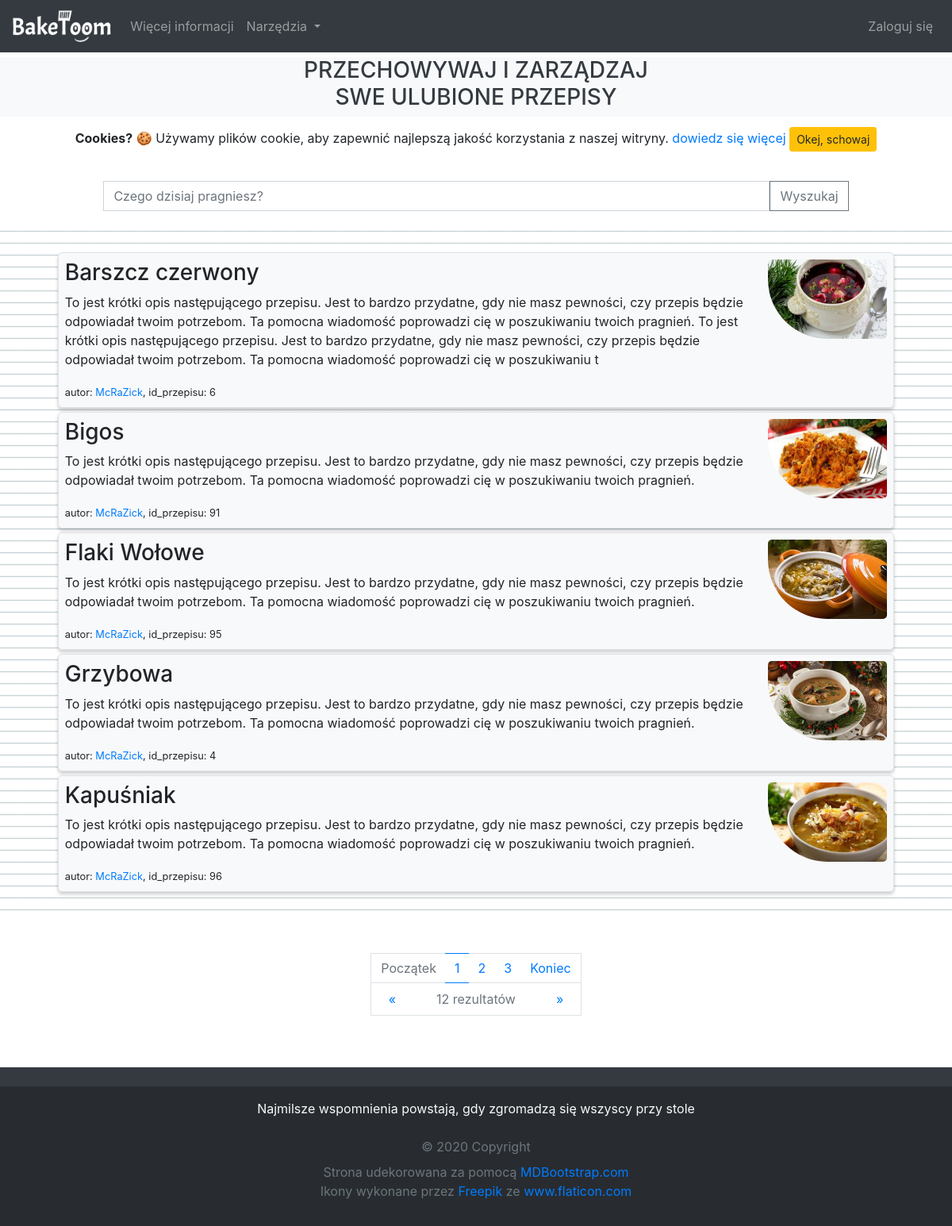
The page / on the database its author committed.
### recipes/models.py (models this page shows, shortened)
class Recipe(models.Model):
	title 		= models.CharField(max_length=100, verbose_name= _('Tytuł przepisu'))
	author		= models.ForeignKey(User, on_delete=models.CASCADE, verbose_name= _('Autor'))
	image 		= models.ImageField(default='default_recipe.jpg', upload_to='recipe_pics', verbose_name= _('Wprowadź Obraz'))
	description = models.TextField(max_length=400, blank=True, verbose_name= _('Krutka deskrypcja przepisu'))
	method 		= models.TextField(max_length=10000, blank=True, verbose_name= _('Wprowadź instrukcję sukcesywnego wykonania produktu'))

### recipes/views.py (the view)
# urls.py: path('', RecipeListView.as_view(), name='recipes-home'),
class RecipeListView(ListView):
	model = Recipe
	template_name = 'recipes/home.html' # <app>/<model>_<viewtype>.html
	context_object_name = 'recipes'
	paginate_by = 5
	def get_queryset(self):
		query = self.request.GET.get('recipe')
		if query:
			object_list = self.model.objects.filter(title__icontains=query).order_by(F('title').asc(nulls_last=True))
		else:
			object_list = self.model.objects.all().order_by(F('title').asc(nulls_last=True))
		return object_list

### recipes/templates/recipes/home.html
{% extends "recipes/base.html" %}
{% load recipes_extras %}
{% block content %}
  {% load static %}
  <form method="GET" action="{% url 'recipes-home' %}" class="form-inline my-4 d-flex justify-content-center">
    <input class="form-control" type="search" name='recipe' value='{{ request.GET.title }}' placeholder="Czego dzisiaj pragniesz?" aria-label="Search" style="border-radius:0; width:70%">
    <button class="btn btn-outline-secondary" type="submit" style="border-radius: 0">Wyszukaj</button>
  </form>
  <div id="recipes" class="mt-4 mb-5 pt-4 pb-4" style="background-image: url('{% static 'recipes/img/background_notepad.png' %}'); background-size: 15px 15px">
    <center class="container recipe-container">
      {% if recipes %}
        {% for recipe in recipes %}
          <div class="border m-1 btn-light p-2 recipe-container" onclick="$(this).fadeOut(500); setTimeout(function(){window.location='{% url 'recipe-detail' recipe.id %}'}, 500)" style="overflow: auto; border-radius: 5px">
            <article>
              <img class="float-right" width="150px" height="100px" style="border-radius: 5px 5px 5px 75px" src="{{ recipe.image.url }}">
              <h3>{{ recipe.title }}</h3>
              <p>{{ recipe.description }}</p>
              <small>
                autor: <a href="{% url 'user-recipes' recipe.author.username %}">{{ recipe.author }}</a>,
                id_przepisu: {{ recipe.id }}
              </small>
            </article>
          </div>
        {% endfor %}
      {% else %}
        <div class="d-flex justify-content-center text-dark p-5 text-center" style="background-color: #f8f9fa">
          <h2>Zero rezultatów</h2>
        </div>
      {% endif %}
    </center>
  </div>
  {% if is_paginated %}
    <center class="pagination justify-content-center">
      <nav id="home-pagination" aria-label="Page navigation example">
        <div>
          <ul class="pagination pagination-circle pg-blue mb-0">
            <li class="page-item {% if not page_obj.has_previous %}disabled{% endif %}">
              <a class="page-link" style="border-right: 0" aria-label="First" href="{% if page_obj.has_previous %}?page=1{% else %}#{% endif %}">
                Początek
              </a>
            </li>
            {% for num in page_obj.paginator.page_range %}
              {% if page_obj.number == num %}
                <li class="page-item active">
                  <a class="page-link page-link-active-fancy" href="?page={{ num }}">
                    {{ num }}
                  </a>
                </li>
              {% elif num > page_obj.number|add:'-3' and num < page_obj.number|add:'3' %}
                <li class="page-item">
                  <a class="page-link page-link-fancy" href="?page={{ num }}">
                    {{ num }}
                  </a>
                </li>
              {% endif %}
            {% endfor %}
            <li class="page-item {% if not page_obj.has_next %}disabled{% endif %}">
              <a class="page-link" style="border-left: 0" aria-label="Last" href="{% if page_obj.has_next %}?page={{ page_obj.paginator.num_pages }}{% else %}#{% endif %}">
                Koniec
              </a>
            </li>
          </ul>
        </div>
        <div name="page-flip">
          <a style="border-right: 0" class="{% if not page_obj.has_previous %}disabled{% endif %}" aria-label="Previous" href="{% if page_obj.has_previous %}?page={{ page_obj.previous_page_number }}{% else %}#{% endif %}">
            <span aria-hidden="true">&laquo;</span>
          </a>
          <a style="width: 60%; border-left: 0; border-right: 0; color: #6c757d; cursor: default">
            <span id="search-result-counter">{{ page_obj.paginator.count }}</span>
              rezultatów
          </a>
          <a style="border-left: 0" class="{% if not page_obj.has_next %}disabled{% endif %}" aria-label="Next" href="{% if page_obj.has_next %}?page={{ page_obj.next_page_number }}{% else %}#{% endif %}">
            <span aria-hidden="true">&raquo;</span>
          </a>
        </div>
      </nav>
    </center>
  {% endif %}
{% endblock content %}

### recipes/templates/recipes/base.html (shortened to what this page needs)
{% load static %}
<!DOCTYPE html>
<html lang="pl">
<head>
  <link rel="stylesheet" href="https://maxcdn.bootstrapcdn.com/bootstrap/4.0.0/css/bootstrap.min.css">
  <link rel="stylesheet" type="text/css" href="{% static 'recipes/css/main.css' %}">
  <link rel="stylesheet" type="text/css" href="{% static 'recipes/css/home.css' %}">
  <link rel="stylesheet" type="text/css" href="{% static 'recipes/css/recipe_detail.css' %}">
  <link rel="stylesheet" type="text/css" href="{% static 'recipes/css/recipe_form.css' %}">
</head>
<body>
  <header class="site-header fixed-top">
    <nav class="navbar navbar-expand-lg navbar-dark bg-dark fixed-top">
      <a class="navbar-brand" href="{% url 'recipes-home' %}"><img height="40" src="{% static 'recipes/img/baketoom_logo.png' %}"/></a>
      <div class="collapse navbar-collapse" id="navbarSupportedContent">
        <ul class="navbar-nav mr-auto">
          <li class="nav-item">
            <a class="nav-link" href="{% url 'more-information' %}">
              Więcej informacji <span class="sr-only">(current)</span>
            </a>
          </li>
          <li class="nav-item dropdown">
            <a class="nav-link dropdown-toggle" href="#" id="navbarDropdown" role="button" data-toggle="dropdown" aria-haspopup="true" aria-expanded="false">
              Narzędzia
            </a>
          </li>
        </ul>
        <ul class="navbar-nav ml-auto">
          <li class="nav-item">
            {% if user.is_authenticated %}
              <a class="nav-link" href="{% url 'profile' %}">Mój Profil <span class="sr-only">(current)</span></a>
            {% else %}
              <a class="nav-link" href="{% url 'login' %}">Zaloguj się <span class="sr-only">(current)</span></a>
            {% endif %}
          </li>
        </ul>
      </div>
    </nav>
  </header>
  <br/>
  <br/>
  <div id="base-banner" class="d-flex h-mobile justify-content-center mt-4 text-center text-dark bg-light">
    <h3>PRZECHOWYWAJ I ZARZĄDZAJ<br/>SWE ULUBIONE PRZEPISY</h3>
  </div>
  <div id="cookieConsent" style="visibility: hidden" class="alert text-center cookiealert" role="alert">
    <b>Cookies?</b> &#x1F36A; Używamy plików cookie, aby zapewnić najlepszą jakość korzystania z naszej witryny.
    <a href="https://wszystkoociasteczkach.pl/polityka-cookies/" target="_blank">dowiedz się więcej</a>
    <button type="button" class="btn btn-warning btn-sm acceptcookies" aria-label="Close">Okej, schowaj</button>
  </div>
  {% block content %}{% endblock %}
  <footer class="footer font-small bg-dark pt-4">
    <section class="footer-copyright py-3" style="background-color: #282c30">
      <ul class="mb-4 text-light text-center container">
        <span>
          Najmilsze wspomnienia powstają, gdy zgromadzą się wszyscy przy stole
        </span>
      </ul>
      <ul class="container list-inline text-center text-secondary">
        <li class="mb-2">
          © 2020 Copyright
        </li>
        <li>
          Strona udekorowana za pomocą
          <a href="https://mdbootstrap.com/education/bootstrap/" target="_blank"> MDBootstrap.com</a>
        </li>
        <li>
          Ikony wykonane przez
          <a href="https://www.flaticon.com/authors/freepik" title="Freepik">Freepik</a> ze <a href="https://www.flaticon.com/" title="Flaticon">www.flaticon.com</a>
        </li>
      </ul>
    </section>
  </footer>
</body>
</html>

### recipes/static/recipes/css/main.css (style rules this page uses)
html { scroll-behavior: smooth; position: relative; min-height: 100% }
body { margin-bottom: 240px }
.footer { position: absolute; width: 100%; bottom: 0; left: 0 }
#recipes div, div.container { width: 95%; text-align: left }
.recipe-container > div { box-shadow: 0 2px 4px 0 rgba(0, 0, 0, 0.1), 0 4px 4px 0 rgba(0, 0, 0, 0.1); margin-bottom: 5px !important }

### recipes/static/recipes/css/home.css (style rules this page uses)
#home-pagination { padding-bottom: 25px }
#home-pagination div a { border-radius: 0 }
#home-pagination div[name="page-flip"] a { border: 1px solid #dee2e6; background-color: #fff; text-decoration: none; padding: .5rem .75rem; text-align: center; cursor: pointer; border-top: 0; float: left; width: 20% }
#home-pagination div ul li a.page-link-fancy { border-left: 0; border-right: 0 }
#home-pagination div ul li a.page-link-active-fancy { border-left: 0; border-right: 0; color: #007bff; background-color: #fff }

### rows shown on the page
Recipe: image (picture), title "Barszcz czerwony", description "To jest krótki opis następującego przepisu. Jest to bardzo przydatne, gdy nie masz pewności, czy przepis będzie odpowiadał twoim potrzebom. Ta pomocna wiadomość poprowadzi cię w poszukiwaniu twoich pragnień. To jest krótki opis następującego przepisu. Jest to bardzo przydatne, gdy nie masz pewności, czy przepis będzie odpowiadał twoim potrzebom. Ta pomocna wiadomość poprowadzi cię w poszukiwaniu t", author "McRaZick", id "6"
Recipe: image (picture), title "Bigos", description "To jest krótki opis następującego przepisu. Jest to bardzo przydatne, gdy nie masz pewności, czy przepis będzie odpowiadał twoim potrzebom. Ta pomocna wiadomość poprowadzi cię w poszukiwaniu twoich pragnień.", author "McRaZick", id "91"
Recipe: image (picture), title "Flaki Wołowe", description "To jest krótki opis następującego przepisu. Jest to bardzo przydatne, gdy nie masz pewności, czy przepis będzie odpowiadał twoim potrzebom. Ta pomocna wiadomość poprowadzi cię w poszukiwaniu twoich pragnień.", author "McRaZick", id "95"
Recipe: image (picture), title "Grzybowa", description "To jest krótki opis następującego przepisu. Jest to bardzo przydatne, gdy nie masz pewności, czy przepis będzie odpowiadał twoim potrzebom. Ta pomocna wiadomość poprowadzi cię w poszukiwaniu twoich pragnień.", author "McRaZick", id "4"
Recipe: image (picture), title "Kapuśniak", description "To jest krótki opis następującego przepisu. Jest to bardzo przydatne, gdy nie masz pewności, czy przepis będzie odpowiadał twoim potrzebom. Ta pomocna wiadomość poprowadzi cię w poszukiwaniu twoich pragnień.", author "McRaZick", id "96"

### other values the page prints
{{ num }} "1"
{{ num }} "2" "3"
{{ page_obj.paginator.count }} "12"
